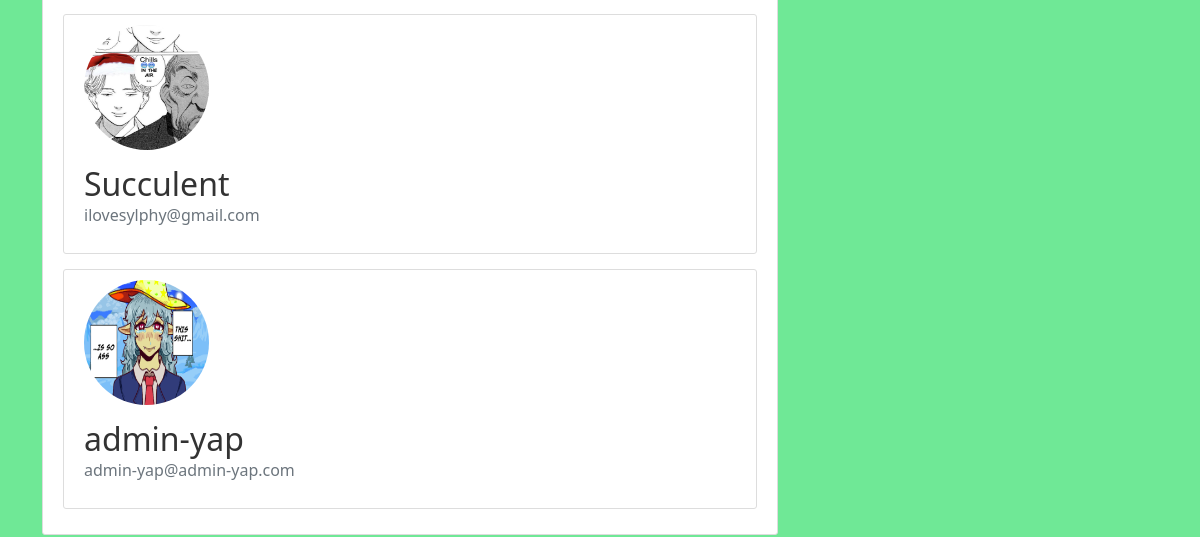
The page /all-users/ (lower part) on the database as committed earlier.
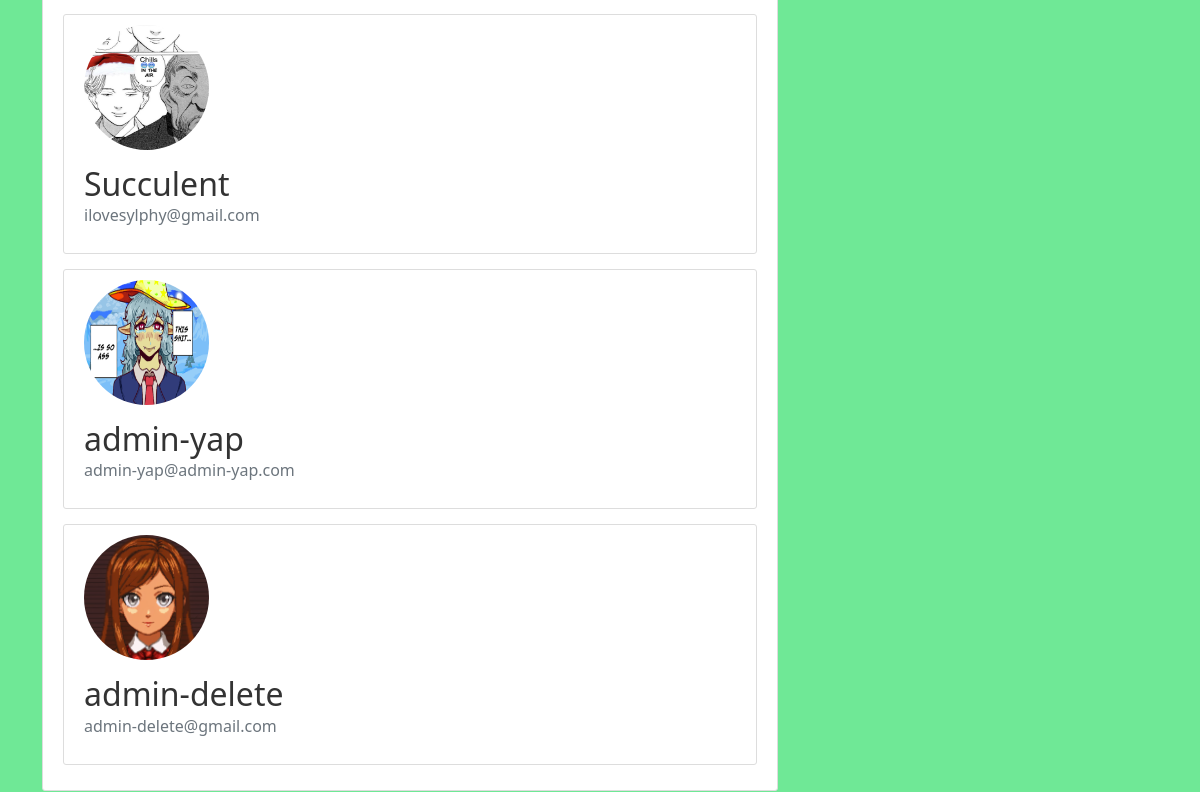
The same page on the database as committed later.
### bungee_gum/models.py (models this page shows, shortened)
class User(db.Model, UserMixin):
    id = db.Column(db.Integer, primary_key=True)
    username = db.Column(db.String(20), unique=True, nullable=False)
    email = db.Column(db.String(120), unique=True, nullable=False)
    image_file = db.Column(db.String(20), nullable=False, default="default.jpg")
    password = db.Column(db.String(60), nullable=False)
    posts = db.relationship("Post", backref="author", lazy="subquery")

### bungee_gum/users/routes.py (the view)
@users.route("/all-users/")
def all_users():
    all_users = User.query.all()
    return render_template("all-users.html", title="All Users", all_users=all_users)

### bungee_gum/templates/all-users.html
{% extends "base.html" %}
{% block body %}
<div class="content-section">
    {% for user in all_users %}
        <div class="content-section">
            <img class="rounded-circle account-img img_hovered" src="{{ url_for('static', filename='profile-pics/' + user.image_file)}}">
            <div class="media-body">
                <a href="{{ url_for('users.specific_user', id=user.id) }}" class="h2 text-decoration-none account-heading">{{ user.username }}</a>
                <p class="text-secondary">{{ user.email }}</p>
            </div>
        </div>
    {% endfor %}
</div>
{% endblock body %}

### bungee_gum/templates/base.html (shortened to what this page needs)
<!DOCTYPE html>
<html>
<head>
    <link href="https://cdn.jsdelivr.net/npm/bootstrap@5.3.3/dist/css/bootstrap.min.css" rel="stylesheet">
    <link rel="stylesheet" href="{{ url_for('static', filename='style.css') }}">
</head>
<body>
    <main role="main" class="container">
      <div class="row">
        <div class="col-md-8">
          {% block body %}{% endblock body %}
        </div>
        <div class="col-md-4">
        </div>
      </div>
    </main>
</body>
</html>

### bungee_gum/static/style.css (style rules this page uses)
body { background: #6fe896; color: #333333; margin-top: 5rem; }
.content-section { background: #ffffff; padding: 10px 20px; border: 1px solid #dddddd; border-radius: 3px; margin-bottom: 20px; }
.content-section div { margin: 15px 0; }
.account-img { width: 125px; height: 125px; }
.img_hovered { transition:transform 0.25s ease; }

Rows that differ between the two databases and show on the page:
added User: image_file (placeholder picture), username "admin-delete", email "admin-delete@gmail.com"
